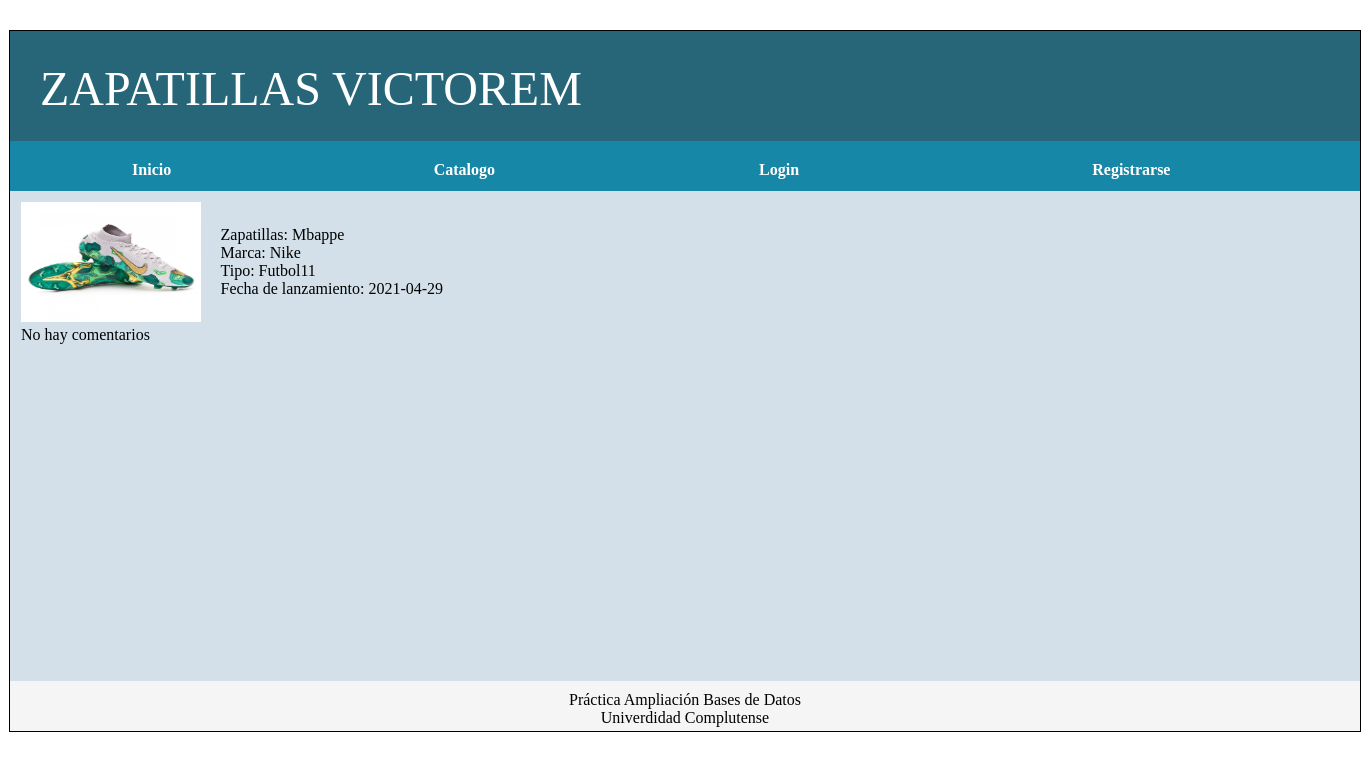
Screenshot of /vistaZapatillas.php?variable=Mbappe with the database file from the repository.
### tables this page shows
CREATE TABLE `zapatillas` (
  `Nombre` varchar(200) NOT NULL,
  `FechaLanzamiento` date NOT NULL,
  `Portada` varchar(300) NOT NULL
);

CREATE TABLE `marcas` (
  `Nombre` varchar(200) NOT NULL,
  `Marca` varchar(30) NOT NULL,
  `Tipo` varchar(100) NOT NULL
);

### includes/DAO/DAO.php (called while the page is built, shortened)
<?php
class DAO {
		public $mysqli;
		public function __construct(){
			if (!$this->mysqli ){
				$this->mysqli = new mysqli('localhost','admin','adminpass','zapatillas');
			}
		}
		public function ejecutarConsulta($sql){
			if($sql != ""){
				$consulta = $this->mysqli->query($sql) or die ($this->mysqli->error. " en la línea ".(__LINE__-1));
				$tablaDatos = array();
				while ($fila = mysqli_fetch_assoc($consulta)){
					array_push($tablaDatos, $fila);
				}
				return $tablaDatos;
			}
			else {
				return 0;
			}
		}
}
?>

### includes/SA/SAZapatillas.php (called while the page is built, shortened)
<?php
require_once __DIR__.'/../DAO/DAOZapatillas.php';
class SAZapatillas {
	public static function buscaZapatillasSA($nombreZapatilla) {
		$daoZapatilla = new DAOZapatillas();
		return $daoZapatilla->buscaZapatillasDAO($nombreZapatilla);
	}
}
?>

### includes/DAO/DAOZapatillas.php (called while the page is built, shortened)
<?php
include_once('DAO.php');
require_once __DIR__.'/../TO/TOZapatillas.php';
class DAOZapatillas extends DAO {
	public function buscaZapatillasDAO($nombreZapatillas) {
		$zapatillas = new TOZapatillas($nombreZapatillas);
		$query = "SELECT * FROM zapatillas WHERE Nombre = '$nombreZapatillas'";
		$rs = $this->ejecutarConsulta($query);
		if ($rs) {
			if (count($rs) == 1) {
				$zapatillas->setNombreZapatillas($rs[0]["Nombre"]);
				$zapatillas->setFechaLanzamientoZapatillas($rs[0]["FechaLanzamiento"]);
				$zapatillas->setPortadaZapatillas($rs[0]["Portada"]);
            return $zapatillas;
			}
		}
		return null;
	}
}
?>

### includes/TO/TOZapatillas.php (called while the page is built)
<?php
class TOZapatillas {
		private $nombre;
		private $fechaLanzamiento;
		private $portada;
		public function __construct($nombreZapatillas){
			$this->nombre = $nombreZapatillas;
		}
		public function setNombreZapatillas($nombreZapatillas){
			$this->nombre = $nombreZapatillas;
		}
		public function setFechaLanzamientoZapatillas($fechaLanzamientoZapatillas){
			$this->fechaLanzamiento = $fechaLanzamientoZapatillas;
		}
		public function setPortadaZapatillas($portadaZapatillas){
			$this->portada = $portadaZapatillas;
		}
		public function getNombreZapatillas(){
			return $this->nombre;
		}
		public function getFechaLanzamientoZapatillas(){
			return $this->fechaLanzamiento;
		}
		public function getPortadaZapatillas(){
			return $this->portada;
		}
}
?>

### includes/SA/SAMarca.php (called while the page is built, shortened)
<?php
require_once __DIR__.'/../DAO/DAOMarca.php';
class SAMarca {
	public static function buscaMarcaSA($nombreMarca) {
		$daoMarca = new DAOMarca();
		return $daoMarca->buscaMarcaDAO($nombreMarca);
	}
}
?>

### includes/DAO/DAOMarca.php (called while the page is built, shortened)
<?php
include_once('DAO.php');
require_once __DIR__.'/../TO/TOMarca.php';
class DAOMarca extends DAO {
	public function buscaMarcaDAO($nombre) {
		$marca = new TOMarca($nombre);
		$query = "SELECT * FROM marcas WHERE Nombre = '$nombre'";
		$rs = $this->ejecutarConsulta($query);
		if ($rs) {
			if (count($rs) == 1) {
				$marca->setNombre($rs[0]["Nombre"]);
				$marca->setMarca($rs[0]["Marca"]);
				$marca->setTipo($rs[0]["Tipo"]);
            return $marca;
			}
		}
		return null;
	}
}
?>

### includes/TO/TOMarca.php (called while the page is built, shortened)
<?php
class TOMarca {
		private $marca;
		private $tipo;
		public function setMarca($marca){
			$this->marca = $marca;
		}
		public function setTipo($tipo){
			$this->tipo = $tipo;
		}
		public function getMarca(){
			return $this->marca;
		}
		public function getTipo(){
			return $this->tipo;
		}
}
?>

### includes/SA/SAComentario.php (called while the page is built, shortened)
<?php
require_once __DIR__.'/../DAO/DAOComentario.php';
class SAComentario {
	public static function listarComentariosSA($idZapatillas){
		$daoComentario = new DAOComentario();
		$result = $daoComentario->listaComentariosDAO($idZapatillas);
		$coments = array();
		return $coments;
	}
}
?>

### includes/DAO/DAOComentario.php (called while the page is built, shortened)
<?php
include_once('DAO.php');
class DAOComentario extends DAO {
	public function listaComentariosDAO($nombreZapatillas){
		$query = "SELECT * FROM comentarios WHERE (IdZapatillas = '$nombreZapatillas')";
		$array = array();
		$rs = $this->ejecutarConsulta($query);
		if (count($rs) != 0) {
			for($i = 0; $i < count($rs); $i++ ){
                array_push( $array, $rs[$i]['IdComentario']);
            }
			return $array;
		}
		else{
			return null;
		}
	}
}
?>

### vistaZapatillas.php (the view, shortened to what this page needs)
<?php
	require_once __DIR__.'/includes/SA/SAZapatillas.php';
	require_once __DIR__.'/includes/SA/SAMarca.php';
	require_once __DIR__.'/includes/TO/TOZapatillas.php';
	require_once __DIR__.'/includes/SA/SAComentario.php';
?>
<html>
<head>
	<link rel="stylesheet" type="text/css" href="css/estilo-basico.css" />
</head>
<body>
	<div id="contenedor">
		<?php
			require("includes/comun/cabecera.php");
			require("includes/comun/menu.php");
		?>
		<div id="contenidos">
			<?php
					if(isset($_GET['variable'])){
						$zapas = SAZapatillas::buscaZapatillasSA($_GET['variable']);
						$marca = SAMarca::buscaMarcaSA($_GET['variable']);
					}
					echo "<table style='width:100%'><tr><td style='width:15%'>";
					echo"<img src = " . $zapas->getPortadaZapatillas() . " width='180' height='120'></br></td>";
					echo "<td style='width:85%'>Zapatillas:			". $zapas->getNombreZapatillas() . "</br>";
					echo "Marca:	" . $marca->getMarca() ."</br>";
					echo "Tipo:	" . $marca->getTipo() ."</br>";
					echo "Fecha de lanzamiento:			" . $zapas->getFechaLanzamientoZapatillas() . "</br></td></tr></table>";
					echo "<table style='width:100%'><tr><td style='width:50%'>";
					echo "</td><td style='width:50%'>";
					echo "</td></tr></table>";
					echo "<table style='width:100%'>";
					$listaComents = SAComentario::listarComentariosSA($_GET['variable']);
					$numero = sizeof($listaComents);
					if($listaComents == null || $numero == 0){
						echo "<tr><td>No hay comentarios</br></td></tr><tr>";
					}
					echo "</tr></table>";
			?>
		</div>
		<?php
			include("includes/comun/pie.php");
		?>
	</div>
</body>
</html>

### css/estilo-basico.css (style rules this page uses)
body { background-color: #FFFFFF; }
div#contenedor { width: 1350px; height: 700px; margin: auto; border: 1px solid black; background-color: #aaaaaa; margin-top: 30px; }
div#contenidos { overflow-y: scroll; padding: 10px; float: center; height: 470px; width: 1330px; background-color: #d3e0ea; }

### css/estiloComun.css (style rules this page uses)
table { width: 100%; background-size: cover; border-collapse: collapse; }

### rows the page displays
zapatillas: Portada (picture), Nombre "Mbappe", FechaLanzamiento "2021-04-29"
marcas: Marca "Nike", Tipo "Futbol11"
